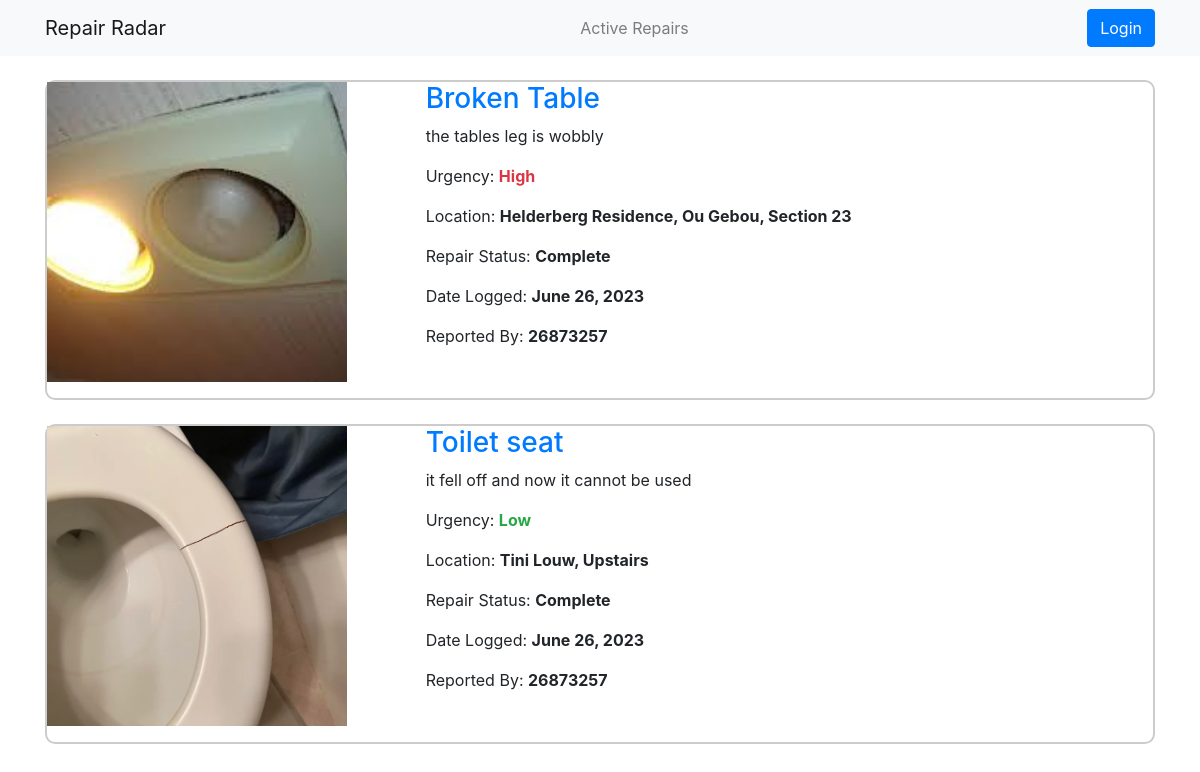
Before: / with the older database file.
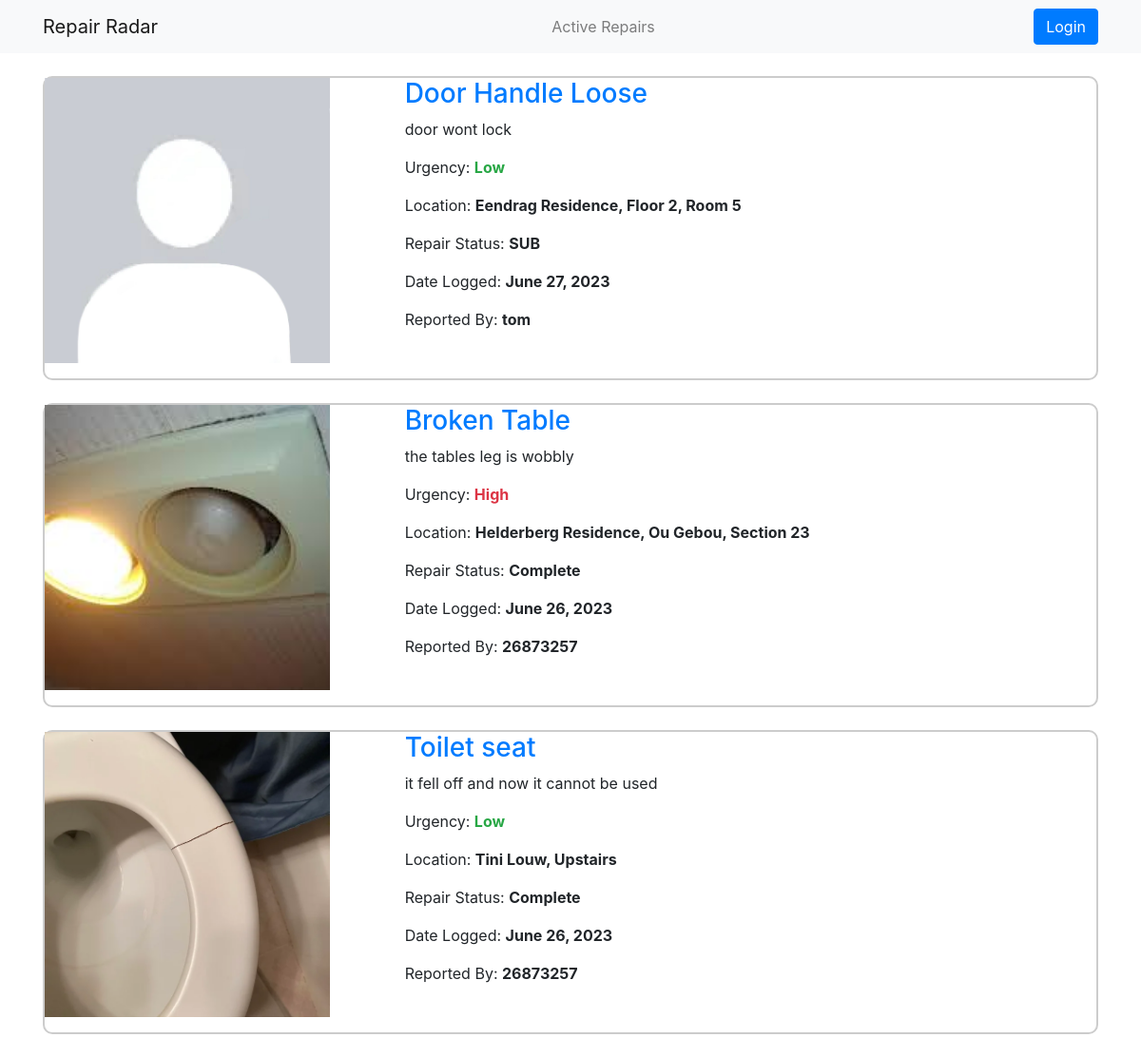
After: the same page with the newer database file.
### repairadar_app/models.py (models this page shows, shortened)
class Repair(models.Model):
    status_choices = [
        ('Submitted', 'Submitted'),
        ('Processing', 'Processing'),
        ('Under Review', 'Under Review'),
        ('Waiting For Parts', 'Waiting For Parts'),
        ('Complete', 'Complete'),
    ]
    urgency_choices = [
        ('Low', 'Low'),
        ('Medium', 'Medium'),
        ('High', 'High')
    ]
    suNumber = models.ForeignKey(User, on_delete=models.CASCADE, verbose_name="Student Number")
    repairTitle = models.CharField(max_length=100, verbose_name='Issue Title')
    repairDescription = models.TextField(verbose_name='Issue Description')
    repairStatus = models.CharField(max_length=20, default='SUB', verbose_name='Issue Status', choices=status_choices)
    repairLocation = models.CharField(max_length=100, verbose_name='Issue Location')
    dateLogged = models.DateField(default = timezone.now)
    repairImage = models.ImageField(upload_to='repair_images', blank=True, verbose_name='Issue Evidence', default='default.jpg')
    repairUrgency = models.CharField(max_length=20, default='Low', verbose_name='Issue Urgency', choices=urgency_choices)

### repairadar_app/views.py (the view)
# urls.py: path('', RepairListView.as_view(), name='repairadar-home'),
class RepairListView(ListView):
    model = Repair
    template_name = 'repairadar_app/home.html'
    context_object_name = 'repairs'
    ordering = ['-dateLogged']

### repairadar_app/templates/repairadar_app/home.html (shortened to what this page needs)
{% extends "repairadar_app/base.html" %}
{% block content %}
    {% for repair in repairs %}
        <article class="post vt-post custom-border my-4">
            <div class="row">
                <div class="col-xs-12 col-sm-5 col-md-5 col-lg-4">
                        <div class="media">
                          <img class="account-img" src="{{ repair.repairImage.url }}">
                        </div>
                </div>
                <div class="col-xs-12 col-sm-7 col-md-7 col-lg-8">
                    <div class="caption">
                        <a href="{% url 'repair-detail' repair.id %}"><h3 class="md-heading">{{ repair.repairTitle }}</h3></a>
                        <p>{{ repair.repairDescription }}</p>
                        {% if repair.repairUrgency == 'Low' %}
                            <p>Urgency: <strong class="text-success">{{ repair.repairUrgency }}</strong></p>
                        {% elif repair.repairUrgency == 'Medium' %}
                            <p>Urgency: <strong class="text-warning">{{ repair.repairUrgency }}</strong></p>
                        {% else %}
                            <p>Urgency: <strong class="text-danger">{{ repair.repairUrgency }}</strong></p>
                        {% endif %}
                        <p>Location: <strong>{{ repair.repairLocation }}</strong></p>
                        <p>Repair Status: <strong>{{ repair.repairStatus }}</strong></p>
                        <p>Date Logged: <strong>{{ repair.dateLogged }}</strong></p>
                        <p>Reported By: <strong>{{ repair.suNumber }}</strong></p>
                    </div>
                </div>
            </div>
        </article>
    {% endfor %}
{% endblock %}

### repairadar_app/templates/repairadar_app/base.html (shortened to what this page needs)
{% load static %}
<!DOCTYPE html>
<html data-bs-theme="light" lang="en">
<head>
    <link rel="stylesheet" href="{% static 'repairadar_app/main.css' %}">
    <link rel="stylesheet" href="https://maxcdn.bootstrapcdn.com/bootstrap/4.0.0/css/bootstrap.min.css">
</head>
<body>
    <nav class="navbar navbar-expand-lg navbar-light bg-light">
        <div class="container">
            <a class="navbar-brand" href="{% url 'repairadar-home' %}">Repair Radar</a>
            <ul class="navbar-nav me-auto mb-2 mb-lg-0">
                <li class="nav-item">
                    <a class="nav-link" href="{% url 'repairadar-home' %}">Active Repairs</a>
                </li>
            </ul>
            <div class="d-flex">
                {% if user.is_authenticated %}
                {% if user.username != 'staff'%}
                <a href="{% url 'repair-create' %}"><button class="btn btn-primary me-2" type="button">Log A Repair</button></a>
                {% endif %}
                <a href="{% url 'logout' %}"><button class="btn btn-secondary ml-2" type="button">Logout</button></a>
                {% else %}
                <a href="{% url 'login' %}"><button class="btn btn-primary me-2" type="button">Login</button></a>
                {% endif %}
            </div>
        </div>
    </nav>
    <div class='container vertical-center'>
        {% block content %}{% endblock %}
    </div>
</body>
</html>

### repairadar_app/static/repairadar_app/main.css (style rules this page uses)
.custom-border { border: 2px solid #ccc; border-radius: 10px; }
img { width: 300px; height: 300px; object-fit: cover; }

Changed rows visible on the page:
added Repair: repairImage (placeholder picture), repairTitle "Door Handle Loose", repairDescription "door wont lock", repairUrgency "Low", repairLocation "Eendrag Residence, Floor 2, Room 5", repairStatus "SUB", dateLogged "June 27, 2023", suNumber "tom"
